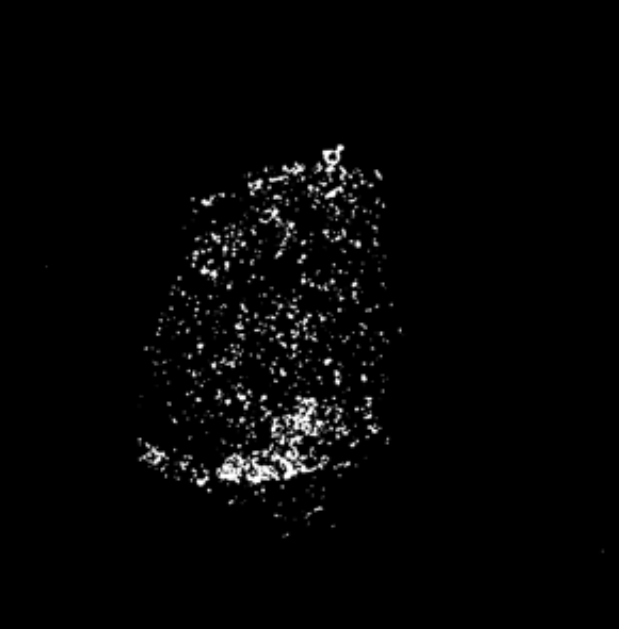
//> input picture image/1.png, 619 x 629 px
$ ./Sparse-Points-Gen-Convex   (built with g++ and OpenCV 4)
//> lines starting //> are read from the running program, lines starting //| are printed output that depends on the picture; after the words box and inside, x2 and y2 are one past the last pixel; in counts of white or black regions, pixels touching at a corner belong together
/*
WonderSeen Release
A demo to gen the convex of an image with sparse points and visualize the optimized-convex result.
github: https://github.com/wonderseen/
csdn: http://blog.csdn.net/wonderseen/
##############################################################################################
##############################################################################################
##                                                                                          ##
##  ##         ##   #####   ###     # #####   ###### ######   #####  ##### ##### ###     #  ##
##  ##    #    ##  #######  # ##    # #   ##  #      ##   ## ##      #     #     # ##    #  ##
##  ##   ###   ## ###   ### #  ##   # #    ## #      ##   ## ##      #     #     #  ##   #  ##
##  ##  ## ##  ## ##     ## #   ##  # #    ## ###### ######   #####  ##### ##### #   ##  #  ##
##  ## ##   ## ## ###   ### #    ## # #    ## #      ## ##        ## #     #     #    ## #  ##
##   ####    ####  #######  #     ### #   ##  #      ##  ##       ## #     #     #     ###  ##
##    ##      ##    #####   #      ## #####   ###### ##   ##  #####  ##### ##### #      ##  ##
##                                                                                          ##
##############################################################################################
##############################################################################################
*/

#include <opencv2/opencv.hpp>
using namespace std;
using namespace cv;

int main(){
    // read pre-treated image
    Mat image = imread("image/1.png", IMREAD_COLOR);
//> image is the input picture: 629 rows x 619 cols, CV_8UC3; min 0, max 255, mean 5.1
    resize(image, image, Size(300,300));
//> image: 300 rows x 300 cols, CV_8UC3
    Mat img(image.size(), CV_8UC1, Scalar(0));
    vector<Point> min_point, max_point;
    vector<vector<Point> > contours;
    Mat img1 = image.clone();

    // get the outline
    cvtColor(image,img,COLOR_BGR2GRAY);
    threshold(img,img, 1,250,CV_THRESH_BINARY);
    Mat Dilateelement = getStructuringElement(MORPH_RECT, Size(10,10));
    dilate(img,img,Dilateelement);
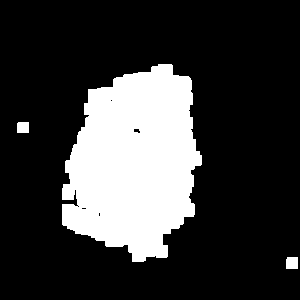
//> img: 300 rows x 300 cols, CV_8UC1; values 0 (black) and 250 (white), 22.4% white; 3 white regions, box (x1, y1, x2, y2) and area: (62, 64, 202, 262) 19913, (286, 257, 298, 269) 142, (17, 122, 29, 133) 131
    int i,j;
    for (j = 0; j < img.rows; j++){
        int min_i = img.cols-1;
        int max_i = 0;
        for (i = 0; i < img.cols; i++){
            if(img.at<char>(Point(i,j)) != 0 ){
                if(i>max_i) max_i = i;
                if(i<min_i) min_i = i;
            }
        }
        if(min_i != img.cols-1 && max_i > 1 && min_i != max_i){
            if(min_point.size() == 0){
                min_point.push_back(Point(min_i,j));
                max_point.push_back(Point(max_i,j));
            }
            else if(min_i - min_point[min_point.size()-1].x < 60 && min_i-min_point[min_point.size()-1].x>-60){
                if(abs(min_i-min_point[min_point.size()-1].x) > 30){
                    int min;
                    if(min_i > (*(min_point.end()-1)).x)
                    {
                        min = min_i/3+(*(min_point.end()-1)).x/3*2;
                    }
                    else  min = min_i/3*2+(*(min_point.end()-1)).x/3;
                    min_point.push_back(Point(min,j));
                }

                else{
                    min_point.push_back(Point(min_i,j));
                }

                if(abs(max_i-max_point[max_point.size()-1].x) > 30){
                    int max;
                    if(max_i < (*(max_point.end()-1)).x)
                    {
                        max = max_i*0.02 + (*(max_point.end()-1)).x*0.98;
                    }
                    else  max = max_i*0.98 + (*(max_point.end()-1)).x*0.02;
                    max_point.push_back(Point(max,j));
                }
                else{
                    max_point.push_back(Point(max_i,j));
                }
            }
        }
    }
//> after the loop, min_point = 187 Points (x, y), first 12: [158, 64], [158, 65], [152, 66], [151, 67], [151, 68], [151, 69], [151, 70], [151, 71], [138, 72], [133, 73], [124, 74], [123, 75]; max_point = 187 Points (x, y), first 12: [171, 64], [172, 65], [172, 66], [172, 67], [172, 68], [172, 69], [172, 70], [172, 71], [172, 72], [172, 73], [172, 74], [178, 75]

    // draw the outlines
    Mat showimg(img.size(), CV_8UC3, Scalar(0,0,0));
    for(i=0; i<min_point.size()-2;i++){
        cv::line( showimg, min_point[i], min_point[i+1], cv::Scalar(255), 1);
        cv::line( showimg, max_point[i], max_point[i+1], cv::Scalar(255), 1);
    }
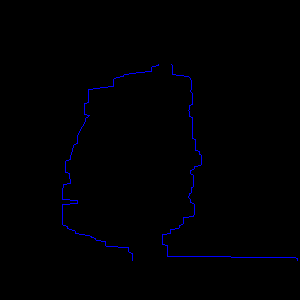
//> showimg: 300 rows x 300 cols, CV_8UC3; mean B, G, R 2.1, 0, 0
    cv::line( showimg, min_point[i+1], max_point[i+1], cv::Scalar(0,0,255), 1);
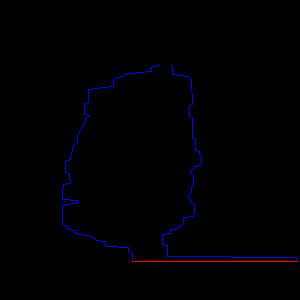
//> showimg: 300 rows x 300 cols, CV_8UC3; 0.18% of pixels changed, all inside (x1, y1, x2, y2) = (132, 261, 298, 262)
    cv::line( showimg, min_point[0], max_point[0], cv::Scalar(0,0,255), 1);
//> showimg: 300 rows x 300 cols, CV_8UC3; 14 pixels changed, all inside (x1, y1, x2, y2) = (158, 64, 172, 65)

    // gen the poly-contour of raw-img
    Mat showgray(image.size(), CV_8UC1, Scalar(0));
    cvtColor( showimg, showgray, COLOR_BGR2GRAY);
    threshold( showgray, showgray, 10,255,CV_THRESH_BINARY);
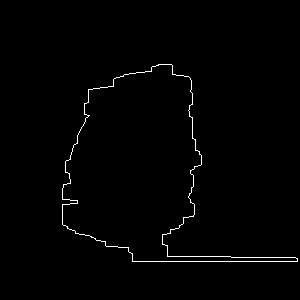
//> showgray: 300 rows x 300 cols, CV_8UC1; 1% white in thin lines or dots, all inside (x1, y1, x2, y2) = (62, 64, 298, 262)
    vector<Vec4i> hierarcy;
    findContours(showgray, contours, hierarcy, 0, CV_CHAIN_APPROX_NONE);
//> contours = 1 contour; box (x1, y1, x2, y2) and area: (62, 64, 298, 262) 20464
    vector<vector<Point> > contours_poly(contours.size());
//> contours_poly = 1 empty contours
    vector<vector<Point> > hull(contours.size());
//> hull = 1 empty contours
    for(i=0; i < contours.size(); i++) approxPolyDP(Mat(contours[i]), contours_poly[i], 1, false);
//> this loop made 1 pass
    for(i=0; i < contours.size(); i++){
        convexHull( Mat(contours_poly[i]), hull[i], false );
        if(hull[i].size()==0)
        {
            cout << "No correct index." << endl;
            return -1;
        }
    }

    // Fitting Depressions
    int y1,y2;
    int x1,x2;
    int it = 0;
    for(; it != (*hull.begin()).size(); it++)
    {
        int judge_y;
        if(it == (*hull.begin()).size()-1)
        {
            judge_y = y1-y2;
            x1 = (hull[0][it]).x;
            x2 = (*(*hull.begin()).begin()).x;
            y1 = (hull[0][it]).y;
            y2 = (*(*hull.begin()).begin()).y;
        }
        else
        {
            judge_y = hull[0][it].y-hull[0][it+1].y;
            y1 = hull[0][it].y;
            y2 = hull[0][it+1].y;
            x1 = hull[0][it].x;
            x2 = hull[0][it+1].x;
        }

        if(abs(y1-y2)<=2) continue;

        // if judge_y < 0, the line (x1, y1)-(x2,y2) belongs to the right part of the convex
        if(judge_y < 0){
            float k = (float)(x1-x2)/((float)judge_y);
            // calculate the points score
            for(int y = y1+5; y < y2-5; y += 2)
            {
                bool flag = false;
                bool insert_flag = false;
                int start_x = (-y1+y)*k+x1 > 0?(-y1+y)*k+x1:0;
                int score;
                for(int x=start_x+15; x>=0; x--)
                {
                    if(img.at<char>(Point(x,y)) != 0){
                        if(x>start_x){
                            insert_flag = true;
                            flag = true;
                            hull[0].insert((*hull.begin()).begin()+it+1, 1, Point(x,y));
                            break;
                        }
                        int offset_min = 20; //允许凸集最大偏差
                        int offset_max = 50; //允许凸集最大偏差
                        if(abs(x-start_x) > offset_min && abs(x-start_x) < offset_max){
                            score = 0;
                            for(i=-4; i<=4; i++)
                            {
                                for(j=-2;j<=2;j++)
                                {
                                    if(img.at<char>(start_x+i,y+j)!=0){
                                        flag = true;
                                        break;
                                    }
                                    if(img.at<char>(x+i,y+j)>0) score++;
                                    if(score>5) break;
                                    else
                                        continue;
                                }
                            }
                            if(!flag || score > 5) insert_flag=true;
                            else{
                                insert_flag = false;
                                break;
                            }
                            cv::circle(img1, Point(x,y), 5, cv::Scalar(125,0,125), 1);
                            hull[0].insert((*hull.begin()).begin()+it+1, 1, Point(x,y));
                            break;
                        }

                    }
                }
                if(flag || insert_flag) break;
            }
            cv::line(img1, Point(x1,y1), Point(x2,y2), cv::Scalar(125,0,125), 1);
            imshow("search-process",img1);
            waitKey(100);
        }

        // if judge_y > 0, the line (x1, y1)-(x2,y2) belongs to the left part of the convex
        if(judge_y > 0){
            float k = (float)(x1-x2)/((float)judge_y);
            // calculate the points score
            for(int y = y2-5; y < y1+5; y += 2)
            {
                cout << y2-5 << ',' << y1+5 << endl;
                bool flag = false;
                bool insert_flag = false;
                int start_x = (-y1+y)*k+x1;
                int score;
                for(int x=start_x-15; x<img.cols; x++)
                {
                    if(img.at<char>(Point(x,y)) != 0){
                        if(x<start_x){
                            insert_flag = true;
                            flag = true;
                            hull[0].insert((*hull.begin()).begin()+it+1, 1, Point(x,y));
                            break;
                        }
                        int offset_min = 20;
                        int offset_max = 50;
                        if(abs(x-start_x) > offset_min && abs(x-start_x) < offset_max){
                            score = 0;
                            for(i=-4; i<=4; i++)
                            {
                                for(j=-2;j<=2;j++)
                                {
                                    if(img.at<char>(start_x+i,y+j)!=0){
                                        flag = true;
                                        break;
                                    }
                                    if(img.at<char>(x+i,y+j)>0) score++;
                                    if(score>5) break;
                                    else
                                        continue;
                                }
                            }
                            if(!flag || score > 5) insert_flag=true;// Optimization Needed?
                            else{
                                insert_flag = false;
                                break;
                            }
                            cv::circle(img1, Point(x,y), 5, cv::Scalar(125,0,125), 1);
                            hull[0].insert((*hull.begin()).begin()+it+1, 1, Point(x,y));
                            break;
                        }
                    }
                }
                if(flag || insert_flag) break;
            }
            cv::line(img1, Point(x1,y1), Point(x2,y2), cv::Scalar(125,0,125), 1);
            imshow("search-process",img1);
            waitKey(100);
        }
    }
//> this loop made 22 passes
//> (judge_y, y1, y2, x1, x2, k) on passes 1, 2, 3, 4, 6, 7, 8, 9, 10, 11, 12, 13: (-12, 64, 76, 171, 188, 1.42), (-4, 76, 80, 188, 191, 0.75), (-178, 80, 258, 191, 297, 0.596), (-3, 258, 261, 297, 297, 0), (28, 261, 233, 132, 75, 2.04), (-5, 228, 233, 85, 75, -2), (5, 233, 228, 75, 67, 1.6), (-5, 223, 228, 80, 67, -2.6), (4, 228, 224, 67, 62, 1.25), (-5, 219, 224, 76, 62, -2.8), (36, 224, 188, 62, 62, 0), (-5, 183, 188, 83, 62, -4.2)
//> (judge_y, y1, y2, x1, x2) on passes 5, 21: (0, 261, 261, 297, 132), (1, 65, 64, 158, 158)
//> pass 1, `imshow("search-process",img1);`:
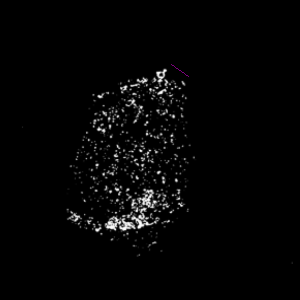
//> window 'search-process': 300 rows x 300 cols, CV_8UC3; mean B, G, R 5.1, 5, 5.1
//> after the loop:
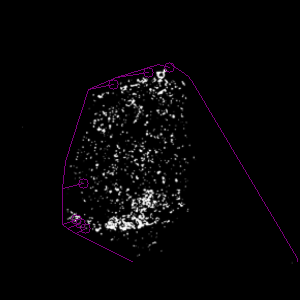
//> img1: 300 rows x 300 cols, CV_8UC3; mean B, G, R 6.1, 5, 6.1
//> after the loop, it = 22; hull = 1 contour; box (x1, y1, x2, y2) and area: (62, 64, 298, 262) 29418

    for(it=0; it != (*hull.begin()).size()-1; it++)
    {
        cv::line(img1, (*hull.begin())[it], (*hull.begin())[it+1], cv::Scalar(0,0,125), 2);
    }
//> this loop made 21 passes
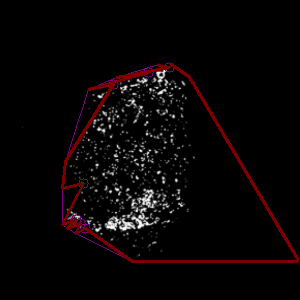
//> img1: 300 rows x 300 cols, CV_8UC3; 2.84% of pixels changed, all inside (x1, y1, x2, y2) = (61, 63, 299, 263)
    cv::line(img1, (*hull.begin())[it], (*hull.begin())[0], cv::Scalar(0,0,125), 2);
//> img1: 300 rows x 300 cols, CV_8UC3; 24 pixels changed, all inside (x1, y1, x2, y2) = (159, 63, 171, 66)
    imshow("Fitting-Result",img1);
    waitKey(20000);
    return 0;
}
